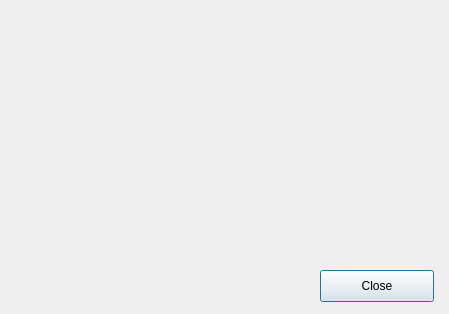
<?xml version="1.0" encoding="UTF-8"?>
<ui version="4.0">
 <class>Sort</class>
 <widget class="QDialog" name="Sort">
  <property name="geometry">
   <rect>
    <x>0</x>
    <y>0</y>
    <width>449</width>
    <height>314</height>
   </rect>
  </property>
  <property name="windowTitle">
   <string>Dialog</string>
  </property>
  <widget class="QPushButton" name="pushButton">
   <property name="geometry">
    <rect>
     <x>320</x>
     <y>270</y>
     <width>114</width>
     <height>32</height>
    </rect>
   </property>
   <property name="text">
    <string>Close</string>
   </property>
  </widget>
 </widget>
 <resources/>
 <connections/>
</ui>
